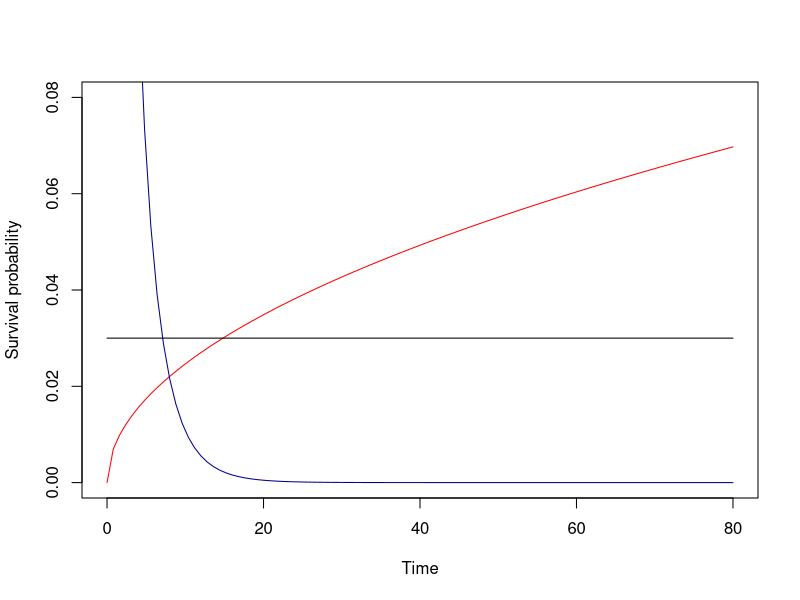
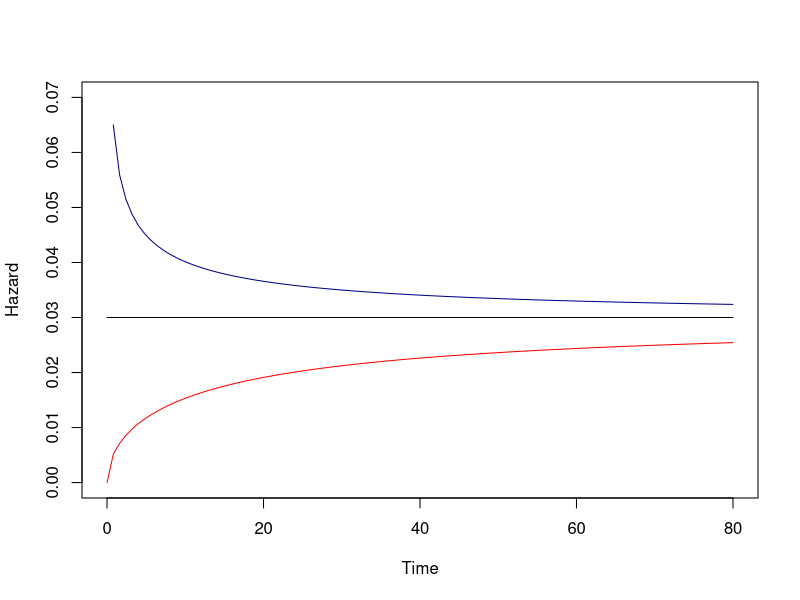

These charts were generated, in order, by the following R code:
# ====================================================================================
# Basic Principles of Survival Analysis -----------------------------------
# ====================================================================================
library(survival)

# In R the functions “dweibull” and “pweibull” compute the p.d.f. and c.d.f., respectively, 
# of the Weibull distribution. These functions use the arguments “shape” and “scale” to 
# represent the parameters alpha and 1/lambda, respectively. To obtain the survival function, 
# we can specify “lower.tail = F” as an option in the “pweibull” function. For example, we 
# can plot the Weibull survival function with alpha = 1 and lambda = .03 by first defining a
# function “weibSurv” with these parameters and then using the “curve” function to plot the 
# curve as follows
weibSurv <- function(t, shape, scale) {
 pweibull(t, shape = shape, scale = scale, lower.tail = F)
}

curve(weibSurv(x, shape = 1, scale = 1 / .03), from = 0, to = 80,
      ylim = c(0, .08), ylab = "Survival probability", xlab = "Time", col = "darkblue")

# To plot the hazard function with this shape and scale, we can use the following code to 
# first define the hazard function as the p.d.f. divided by the survival function,
weibHaz <- function(x, shape, scale) {
 dweibull(x, shape = shape, scale = scale) / 
  pweibull(x, shape = shape, scale = scale, lower.tail = F)
}

curve(weibHaz(x, shape = 1.5, scale = 1 / 0.03), from = 0, to = 80,
      ylab = "Hazard", xlab = "Time", col = "red", add = TRUE)
curve(weibSurv(x, shape = .75, scale = 1 / 0.75), from = 0, to = 80, ylim = c(.01, .08),
      ylab = "Hazard", xlab = "Time", col = "darkblue", add = TRUE)
curve(weibHaz(x, shape = 1, scale = 1 / 0.03), from = 0, to = 80, 
      ylab = "Hazard", xlab = "Time", col = "black", add = TRUE)

# We may generate random variables from the exponential or Weibull distribution using the 
# functions “rexp” and “rweib”. For example, we may generate 1000 Weibull random variables 
# with shape 1.5 and scale 1/0.03, and compute their mean and median, as follows:
tt.weib <- rweibull(n = 1000, shape = 1.5, scale = 1 / .03)
mean(tt.weib)
median(tt.weib)

# The theoretical mean and median, using equations

# E(T) = (gamma * (1 + 1 / alpha) / lambda)

# and

# t[med] = (log(2) ^ (1 / alpha)) / lambda

# are:
gamma(1 + 1 / 1.5) / .03 # mean

(log(2) ^ (1 / 1.5)) / .03 # median

# The empirical mean and median are close to their theoretical values, as they must be.

# The gamma distribution (!not to be confused with the gamma function!) provides yet another 
# choice for survival modeling. To plot the gamma hazard function for ß = 1.5 and 
# lambda = .03 we can use the following code:
gammaHaz <- function(x, shape, scale) {
 dgamma(x, shape = shape, scale = scale) / 
  pgamma(x, shape = shape, scale = scale, lower.tail = FALSE)
}
curve(gammaHaz(x, shape = 1.5, scale = 1 / .03), from = 0, to = 80,
      ylab = "Hazard", xlab = "Time", col = "red", ylim = c(0, .07))
curve(gammaHaz(x, shape = 1, scale = 1 / .03), from = 0, to = 80,
      ylab = "Hazard", xlab = "Time", col = "black", add = TRUE)
curve(gammaHaz(x, shape = .75, scale = 1 / .03), from = 0, to = 80,
      ylab = "Hazard", xlab = "Time", col = "darkblue", add = TRUE)

# Computing the S(t) from h(t) --------------------------------------------
# If we know the hazard function of a survival random variable, we may derive the survival 
# function using

# µ = E(T) = ∫[∞ - 0] tf(t) dt

# which, when standard integration, and the fact that ƒ(t) = -d / dt * S(t) may be written 
# as

# µ = ∫[∞ - 0] S(t) dt

# For some parametric families, this is simple to do. But if the hazard function is more 
# complicated, we need to use numerical methods to evaluate the integral. We first compute 
# a vector of differences, “tm.diff”, then we find the cumulative hazard functions using the
# “cumsum” function, and finally we use the relationship of the survival function to the 
# cumulative hazard to get the survival outcome of interest.

# ====================================================================================
# Exercises ---------------------------------------------------------------
# ====================================================================================





















